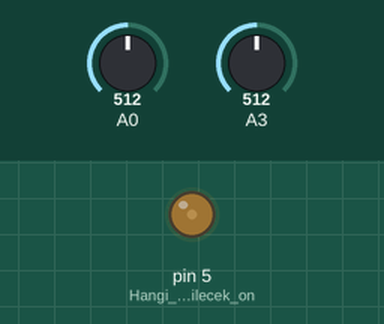
This sketch was run on a simulated Arduino Uno, built with avr-gcc and run on an emulated ATmega328P. Shown: output pins drawn as LEDs (lit = HIGH). Inputs (shaded band) come from the test bench; at power-on: A3 = 512, A0 = 512.

Above: at 18.0 s.
18.1 s: A3 set to 716
22.7 s: A0 set to 530
27.3 s: A0 set to 511
At 28.4 s:
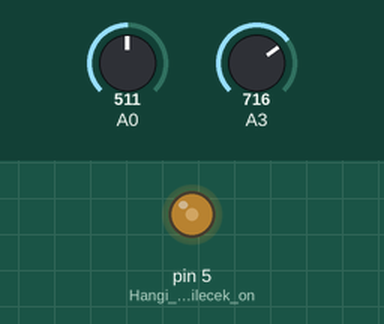
At 37.8 s:
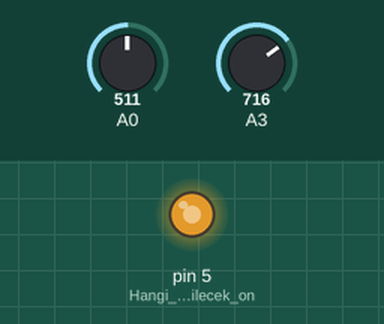
Timing chart, 0 to 39.3 s (numbered marks = the images above; inputs shaded):
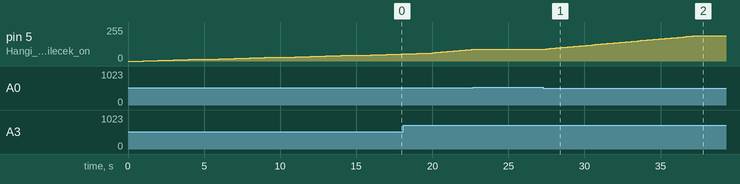

Measured:
- after the input at 22.7 s, pin 5 (Hangi_pinden_verilecek_on): stays 88/255 (without the input it goes to 90/255 after 0.11 s)
- after the input at 27.3 s, pin 5 (Hangi_pinden_verilecek_on): moves from 88/255 to 191/255 over 10.2 s, starting at once

The sketch:

ON_OFFno2kw.ino
```cpp
int a = 0;
int b;
int curDuty;
int mVperAmp = 66; //30A Modül Settings
int SensorVout ;
int PotPin;
int PotValue;
double AmpThrough;
double RefAmp;
void setup() {
  pinMode(5, OUTPUT); //Hangi pinden verilecek onu anlatıyor 9.pin yidir
}

void loop() {
  if (a < 60) // Softstart 20 seconds
  {
    delay(1000);
    a = a + 3;
    a = constrain(a,0,61); //%25 duty max
    analogWrite(5,a); // ilk sayı hangi pin olduğ, ikinci sayı 0 ile 1023 arasında Duty cycle veriyor linear ilişki 0 da %0 1023 te %100
    curDuty = a;
  }
  else if (a >= 60) // ON off kontrol
  {
    PotValue = analogRead(A3);
    PotValue = map(PotValue,0,1023,0,3);
    SensorVout = analogRead(A0);
    AmpThrough = ((((SensorVout / 1023.0) * 5000) - 2500) / mVperAmp) + 0.09;
    if(PotValue == 0 && AmpThrough < 15 ) // 0.5 A
    {
      RefAmp = 2.5;
      if (AmpThrough > (RefAmp + 0.1))
      {
        b = curDuty;
        b = b-2;
        b = constrain(b,1,191);
        curDuty = b;
        analogWrite(5,b);
        delay(400);
      }
      else if (AmpThrough < (RefAmp - 0.1))
      {
        b = curDuty;
        b = b+2;
        b = constrain(b,1,191);
        curDuty = b;
        analogWrite(5,b);
        delay(400);
      }
    }
    else if(PotValue == 1 && AmpThrough < 15) // 1 A
    {
      RefAmp = 2.0;
      if (AmpThrough > (RefAmp + 0.07))
      {
        b = curDuty;
        b = b-2;
        b = constrain(b,1,191);
        curDuty = b;
        analogWrite(5,b);
        delay(300);
      }
      else if (AmpThrough < (RefAmp - 0.07) )
      {
        b = curDuty;
        b = b+2;
        b = constrain(b,1,191);
        curDuty = b;
        analogWrite(5,b);
        delay(300);
      }
    }
    else if (PotValue == 2 && AmpThrough < 15) //1.5 A
    {
      RefAmp = 1.5;
      if (AmpThrough >= (RefAmp + 0.05))
      {
        b = curDuty;
        b = b-2;
        b = constrain(b,1,191);
        curDuty = b;
        analogWrite(5,b);
        delay(200);
      }
      else if (AmpThrough < (RefAmp - 0.05))
      {
        b = curDuty;
        b = b+2;
        b = constrain(b,1,191);
        curDuty = b;
        analogWrite(5,b);
        delay(200);
      }
    }
    else if (AmpThrough > 15)
    {
    analogWrite(5,0); // akım 15i geçti duty 0 ver
    delay(10000); //10 saniye bekletiyor
    }
  }

  }
```
